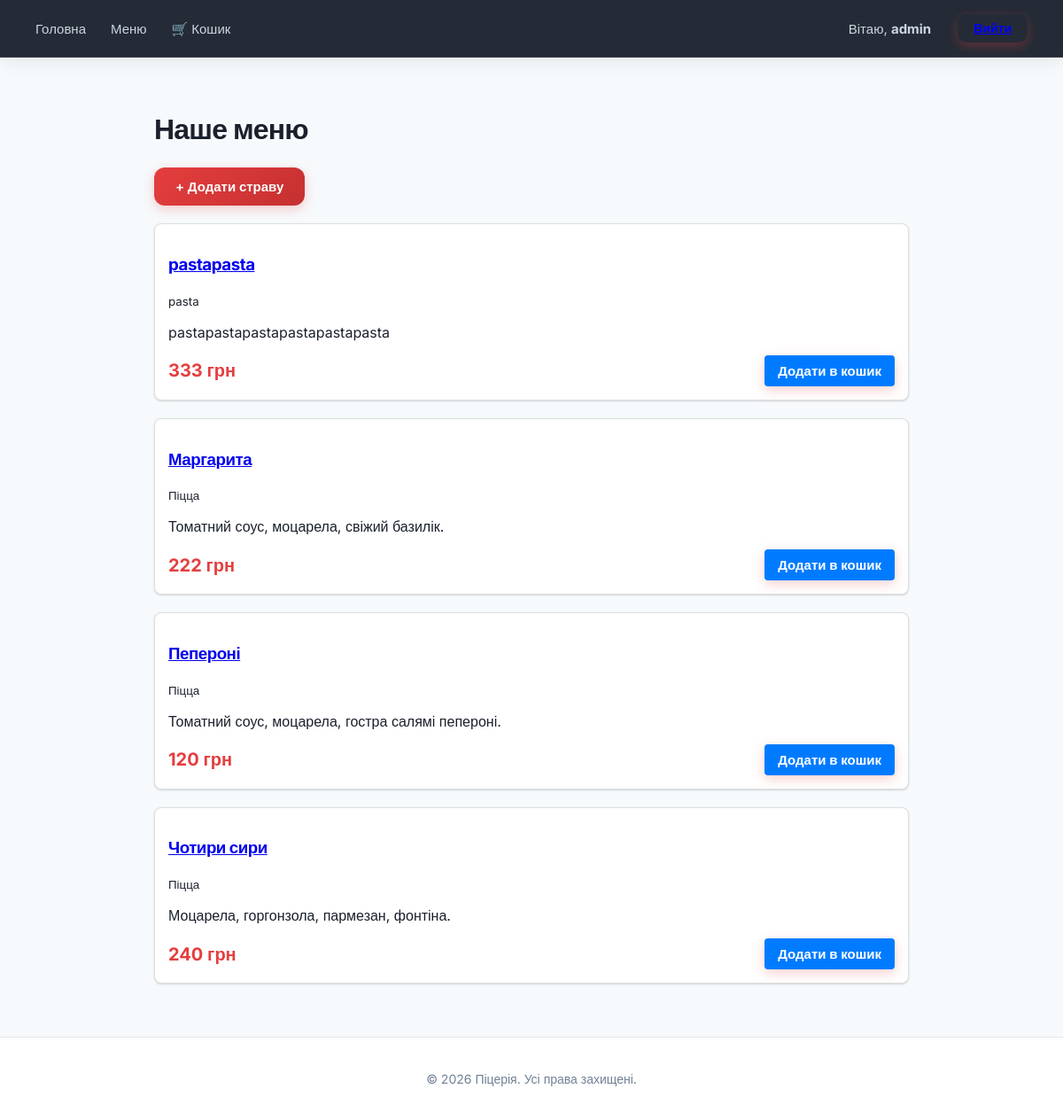
The page /menu/ (signed in) on the database its author committed.
### menu/models.py (models this page shows, shortened)
class Dish(models.Model):
    name = models.CharField("Назва", max_length=150)
    description = models.TextField("Опис", blank=True)
    price = models.DecimalField("Ціна, грн", max_digits=7, decimal_places=2)
    category = models.ForeignKey(
        Category,
        on_delete=models.CASCADE,
        related_name="dishes",
        verbose_name="Категорія"
    )
    is_available = models.BooleanField("Є в наявності",default=True)
    created_at = models.DateTimeField("Додано" ,auto_now_add=True)
    class Meta:
        verbose_name = "Страва"
        verbose_name_plural = "Страви"
        ordering = ["name"]

class Category(models.Model):
    name = models.CharField("Назва", max_length=100)
    class Meta:
        verbose_name = "Категорія"
        verbose_name_plural = "Категорії"

### menu/views.py (the view)
# urls.py: path('menu/', views.menu_list, name='menu_list'),
def menu_list(request):
    dishes = Dish.objects.filter(is_available=True).select_related("category")
    return render(request, "menu/menu_list.html", {"dishes": dishes})

### menu/templates/menu/menu_list.html (shortened to what this page needs)
{% extends "menu/base.html" %}
{% block content %}
    <h1>Наше меню</h1>
    {% if user.is_authenticated %}
    <a href="{% url 'menu:dish_create' %}" class="btn" style="margin-bottom: 20px; display: inline-block;">+ Додати страву</a>
    {% endif %}
    {% for dish in dishes %}
        <div class="card" style="margin-bottom: 20px; padding: 15px; border: 1px solid #ddd; border-radius: 8px;">
            <h3>
                <a href="{% url 'menu:dish_detail' dish.id %}">{{ dish.name }}</a>
            </h3>
            <small>{{ dish.category.name }}</small>
            <p>{{ dish.description }}</p>
            <div style="display: flex; justify-content: space-between; align-items: center; margin-top: 10px;">
                <span class="price" style="font-weight: bold; color: #e53e3e;">{{ dish.price|floatformat:0 }} грн</span>
                <a href="{% url 'menu:add_to_cart' dish.id %}" class="btn" style="background: #007bff; color: white; padding: 8px 15px; text-decoration: none; border-radius: 4px;">Додати в кошик</a>
            </div>
        </div>
    {% empty %}
        <p>Меню поки порожнє.</p>
    {% endfor %}
{% endblock %}

### menu/templates/menu/base.html (shortened to what this page needs)
<!DOCTYPE html>
<html lang="uk">
<head>
</head>
<body>
<nav>
    <a href="{% url 'menu:home' %}">Головна</a>
    <a href="{% url 'menu:menu_list' %}">Меню</a>
    <a href="{% url 'menu:cart_detail' %}">🛒 Кошик</a>
    <div class="nav-right">
        {% if user.is_authenticated %}
            <span>Вітаю, <strong>{{ user.username }}</strong></span>
            <form action="{% url 'accounts:logout' %}" method="post" style="display: inline; margin-left: 10px;">
    <button type="submit" style="background: none; border: none; color: blue; cursor: pointer; text-decoration: underline;">Вийти</button>
</form>
        {% else %}
            <a href="{% url 'accounts:login' %}">Увійти</a>
            <a href="{% url 'accounts:register' %}">Реєстрація</a>
        {% endif %}
    </div>
</nav>
<main>
    {% block content %}{% endblock %}
</main>
<footer>
    <p>&copy; 2026 Піцерія. Усі права захищені.</p>
</footer>
</body>
</html>

### menu/templates/menu/base.html (style rules this page uses)
:root { --primary: #e53e3e; --primary-hover: #c53030; --primary-light: #fff5f5; --accent: #dd6b20; --bg-color: #f7fafc; --card-bg: #ffffff; --text-main: #1a202c; --text-muted: #718096; --border-color: #e2e8f0; --radius: 14px; --shadow-sm: 0 1px 3px rgba(0,0,0,0.05), 0 1px 2px rgba(0,0,0,0.1); --shadow-md: 0 10px 15px -3px rgba(0,0,0,0.07), 0 4px 6px -2px rgba(0,0,0,0.04); --shadow-lg: 0 20px 25px -5px rgba(0,0,0,0.1), 0 10px 10px -5px rgba(0,0,0,0.04); }
* { box-sizing: border-box; }
body { font-family: 'Inter', sans-serif; margin: 0; background-color: var(--bg-color); color: var(--text-main); -webkit-font-smoothing: antialiased; min-height: 100vh; display: flex; flex-direction: column; }
nav { background: rgba(26, 32, 44, 0.95); backdrop-filter: blur(10px); padding: 16px 40px; display: flex; align-items: center; position: sticky; top: 0; z-index: 1000; box-shadow: 0 4px 20px rgba(0, 0, 0, 0.08); border-bottom: 1px solid rgba(255, 255, 255, 0.1); }
nav a { color: #cbd5e0; text-decoration: none; margin-right: 28px; font-weight: 500; font-size: 15px; transition: all 0.2s ease; }
.nav-right { margin-left: auto; color: #cbd5e0; display: flex; align-items: center; gap: 20px; font-size: 15px; }
.nav-right form { margin: 0; }
.nav-right button { background: var(--primary); border: none; color: white; padding: 8px 18px; border-radius: 10px; cursor: pointer; font-weight: 600; font-size: 14px; transition: all 0.2s ease; box-shadow: 0 4px 12px rgba(229, 62, 62, 0.3); }
main { max-width: 900px; width: 100%; margin: 40px auto; padding: 0 24px; flex: 1; }
.card { background: var(--card-bg); padding: 24px 30px; margin-bottom: 20px; border-radius: var(--radius); box-shadow: var(--shadow-sm); border: 1px solid var(--border-color); transition: all 0.3s cubic-bezier(0.4, 0, 0.2, 1); }
h1, h2, h3 { color: #1a202c; font-weight: 700; letter-spacing: -0.025em; }
h1 { font-size: 2rem; margin-bottom: 24px; }
.price { color: var(--primary); font-weight: 800; font-size: 1.25rem; }
button:not(nav button), input[type="submit"], .btn { background: linear-gradient(135deg, var(--primary) 0%, #c53030 100%); color: white; border: none; padding: 12px 24px; border-radius: 12px; font-weight: 600; font-size: 15px; cursor: pointer; transition: all 0.2s ease; box-shadow: 0 4px 14px rgba(229, 62, 62, 0.25); display: inline-block; text-decoration: none; text-align: center; }
footer { text-align: center; padding: 24px; color: var(--text-muted); font-size: 14px; border-top: 1px solid var(--border-color); margin-top: auto; background: white; }

### rows shown on the page
Dish: name "pastapasta", category.name "pasta", description "pastapastapastapastapastapasta", price "333"
Dish: name "Маргарита", category.name "Піцца", description "Томатний соус, моцарела, свіжий базилік.", price "222"
Dish: name "Пепероні", category.name "Піцца", description "Томатний соус, моцарела, гостра салямі пепероні.", price "120"
Dish: name "Чотири сири", category.name "Піцца", description "Моцарела, горгонзола, пармезан, фонтіна.", price "240"

### other values the page prints
{{ user.username }} "admin"
